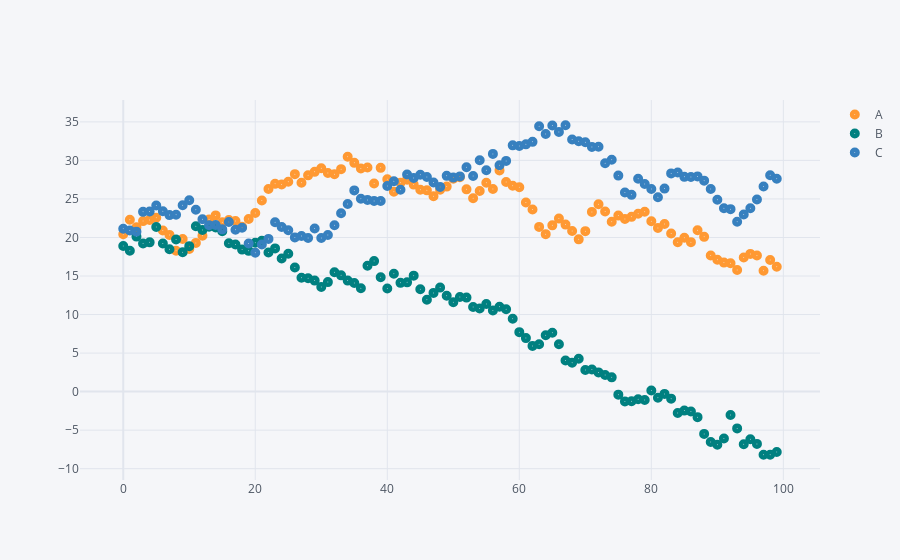

Notebook cell for this chart:
### Markdown cell above
- Colors can be assigned as either a list or dicitonary by using color. The marker symbol can be defined by using symbol

### Code cell
df.iplot(kind='scatter',mode='markers',symbol='circle-dot',colors=['orange','teal','blue','yellow'],size=10)
